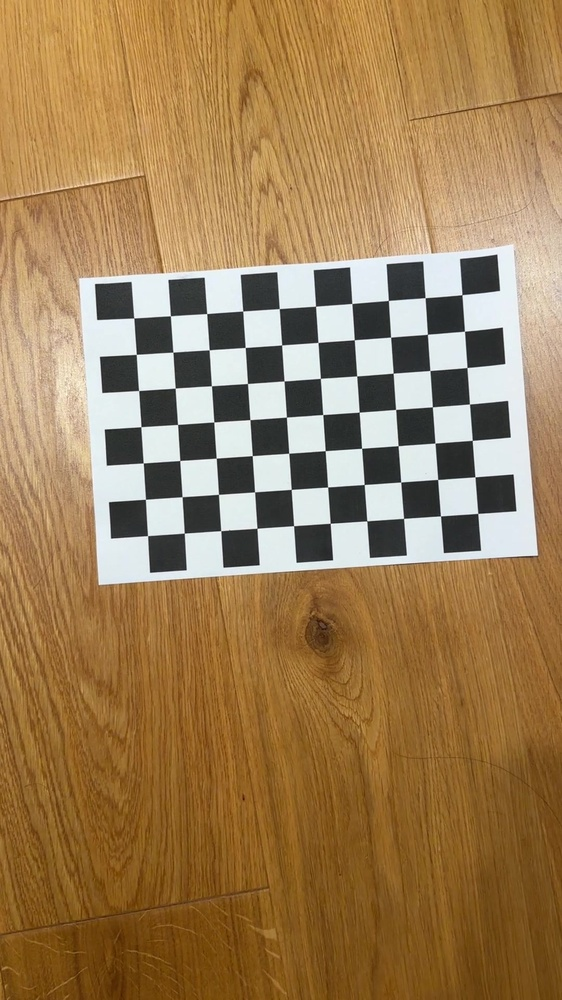
#> input picture 3d-reconstruction-robotic-manipulation/src/sensing_perception/sensing_perception/data/calib/00001.jpg, 562 x 1000 px, shrunk from 1080 x 1920 before the run; its folder holds 4 pictures in this run
$ python probe_board.py
#> lines starting #> are read from the running program, lines starting #| are printed output that depends on the picture
import glob, os, cv2
import numpy as np

IMAGES = "/home/yufeng/7CCEMSAP_ws/src/sensing_perception/sensing_perception/data/calib/*.jpg"
OUTDIR = os.path.abspath(os.path.join(__file__, "..", "..", "output", "debug"))
os.makedirs(OUTDIR, exist_ok=True)

def try_detect(img, gray, size):
    cols, rows = size
    # 1) modern SB detector (best)
    ok, corners = cv2.findChessboardCornersSB(gray, (cols, rows), flags=0)
    method = "SB"
    if not ok:
        # 2) legacy fallback with robust flags
        flags = cv2.CALIB_CB_ADAPTIVE_THRESH | cv2.CALIB_CB_NORMALIZE_IMAGE | cv2.CALIB_CB_EXHAUSTIVE | cv2.CALIB_CB_ACCURACY
        ok, corners = cv2.findChessboardCorners(gray, (cols, rows), flags=flags)
        method = "LEGACY"
        if ok:
            corners = cv2.cornerSubPix(gray, corners, (11,11), (-1,-1),
                   (cv2.TERM_CRITERIA_EPS+cv2.TERM_CRITERIA_MAX_ITER, 30, 1e-3))
    return ok, corners, method

imgs = sorted(glob.glob(IMAGES))[:12]  # check first 12
print(f"Probing {len(imgs)} images")
sizes = [(9,6),(6,9)]  # try both orientations

for i, f in enumerate(imgs):
    img = cv2.imread(f);
#> img is the input picture: shape (1000, 562, 3); mean B, G, R 85.4, 126.4, 157.4
    if img is None:
        print("Cannot read", f);
        continue
    gray = cv2.cvtColor(img, cv2.COLOR_BGR2GRAY)
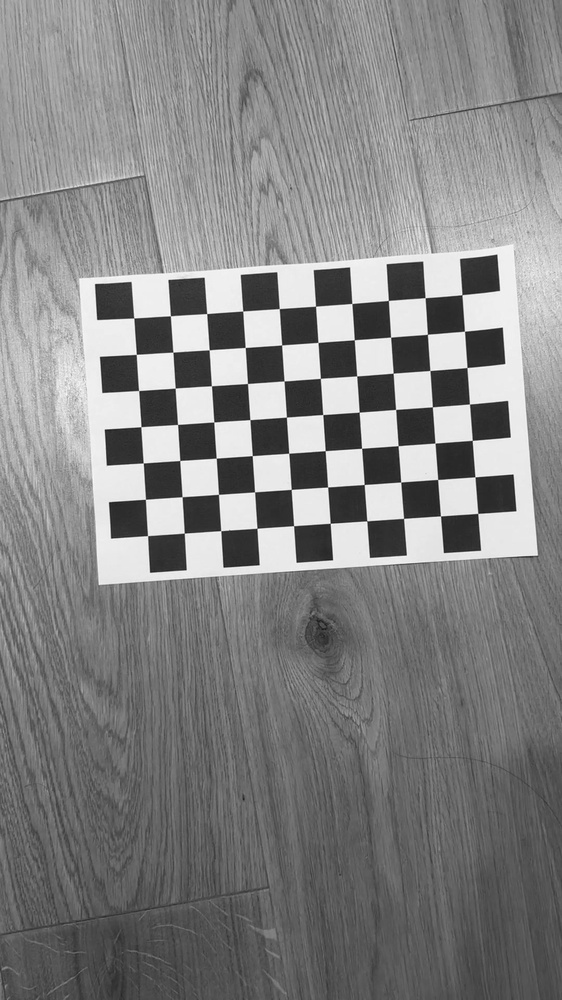
#> gray: shape (1000, 562); min 21, max 255, mean 131
    found = False
    for size in sizes:
        ok, corners, method = try_detect(img, gray, size)
        if ok:
            vis = img.copy()
            cv2.drawChessboardCorners(vis, size, corners, ok)
            base = os.path.join(OUTDIR, f"probe_{i:02d}_{size[0]}x{size[1]}_{method}.jpg")
            cv2.imwrite(base, vis)
            print(f"[OK] {os.path.basename(f)} with size {size} via {method}")
            found = True
            break
#> this loop made 2 passes
#> (ok, method) on passes 1 to 2: (False, 'LEGACY'), (False, 'LEGACY')
    if not found:
        print(f"[FAIL] {os.path.basename(f)} (no pattern)")
#| [FAIL] 00001.jpg (no pattern)
#> pass 2 of the loop `for i, f in enumerate(imgs):`:
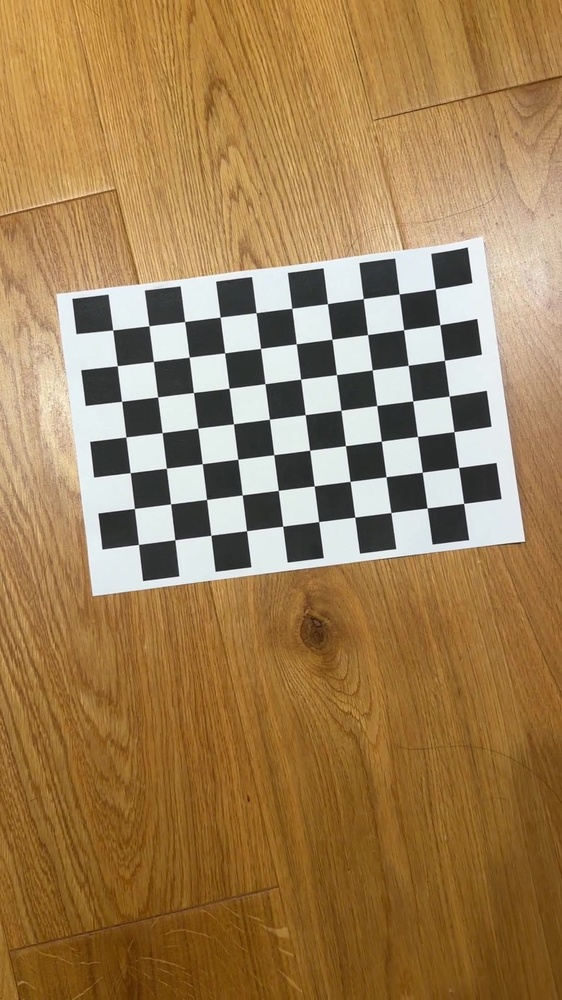
#> input picture 3d-reconstruction-robotic-manipulation/src/sensing_perception/sensing_perception/data/calib/00002.jpg, 562 x 1000 px, shrunk from 1080 x 1920 before the run
#> img is the input picture: shape (1000, 562, 3); mean B, G, R 84.4, 126.8, 158.6
#> `gray = cv2.cvtColor(img, cv2.COLOR_BGR2GRAY)`:
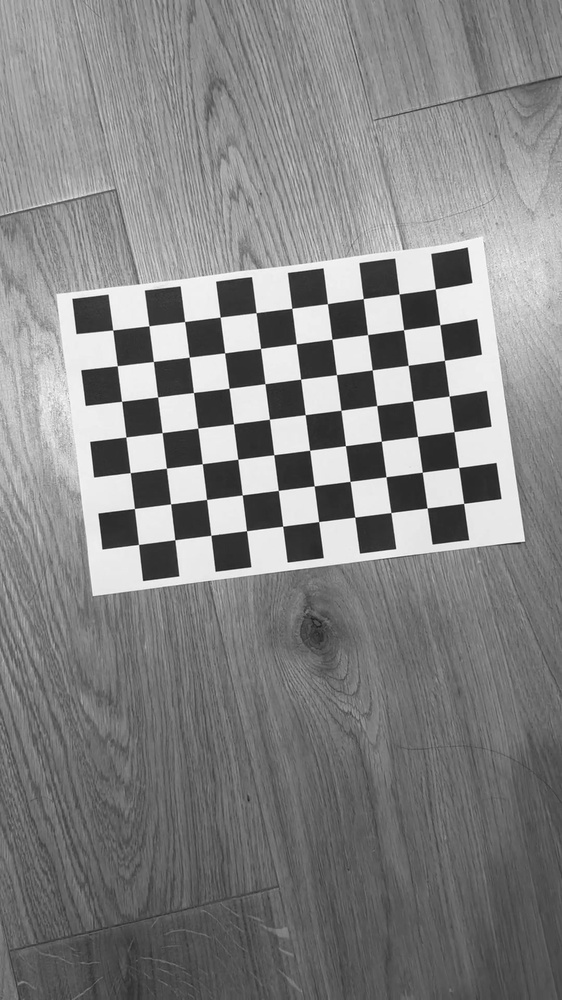
#> gray: shape (1000, 562); min 17, max 255, mean 131.5
#> the loop `for size in sizes:` made 2 passes
#> (ok, flags in try_detect, method) on passes 1 to 2: (False, 51, 'LEGACY'), (False, 51, 'LEGACY')
#| [FAIL] 00002.jpg (no pattern)
#> pass 3 of the loop `for i, f in enumerate(imgs):`:
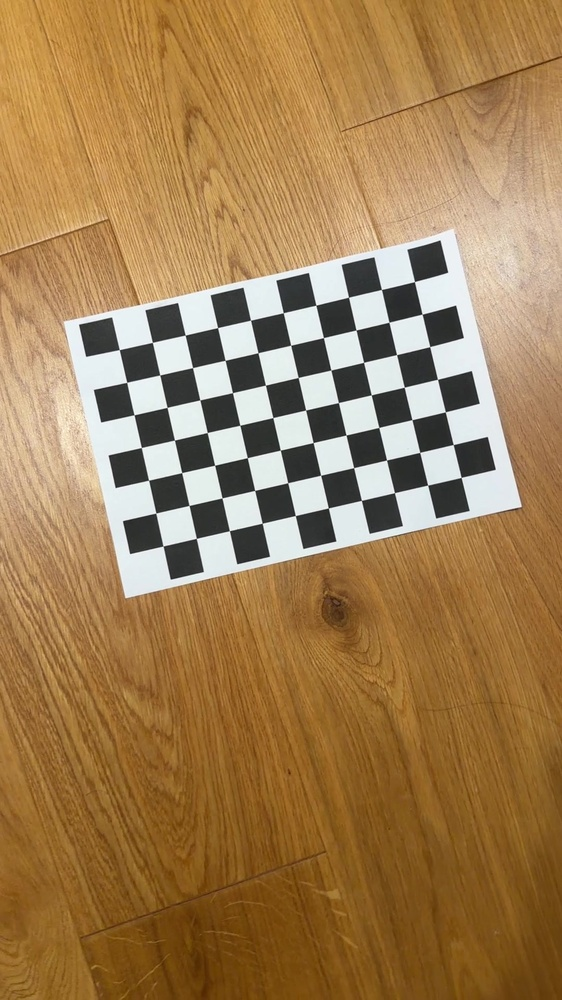
#> input picture 3d-reconstruction-robotic-manipulation/src/sensing_perception/sensing_perception/data/calib/00003.jpg, 562 x 1000 px, shrunk from 1080 x 1920 before the run
#> img is the input picture: shape (1000, 562, 3); mean B, G, R 82.8, 126.6, 160.3
#> `gray = cv2.cvtColor(img, cv2.COLOR_BGR2GRAY)`:
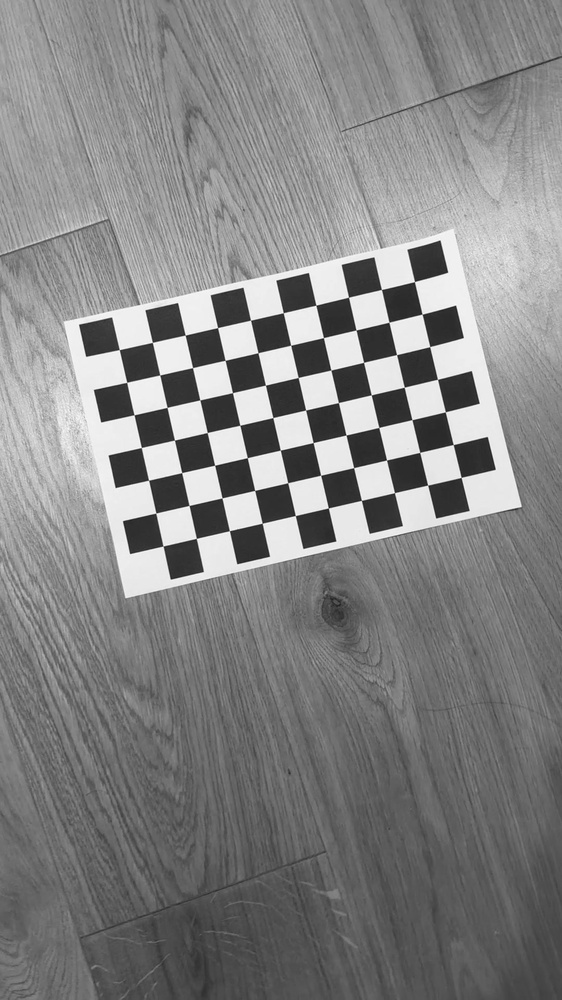
#> gray: shape (1000, 562); min 19, max 255, mean 131.7
#| [FAIL] 00003.jpg (no pattern)
#> the loop made 4 passes; the first 3 are shown
print(f"Debug images → {OUTDIR}")
#| Debug images → 3d-reconstruction-robotic-manipulation/src/sensing_perception/sensing_perception/output/debug
